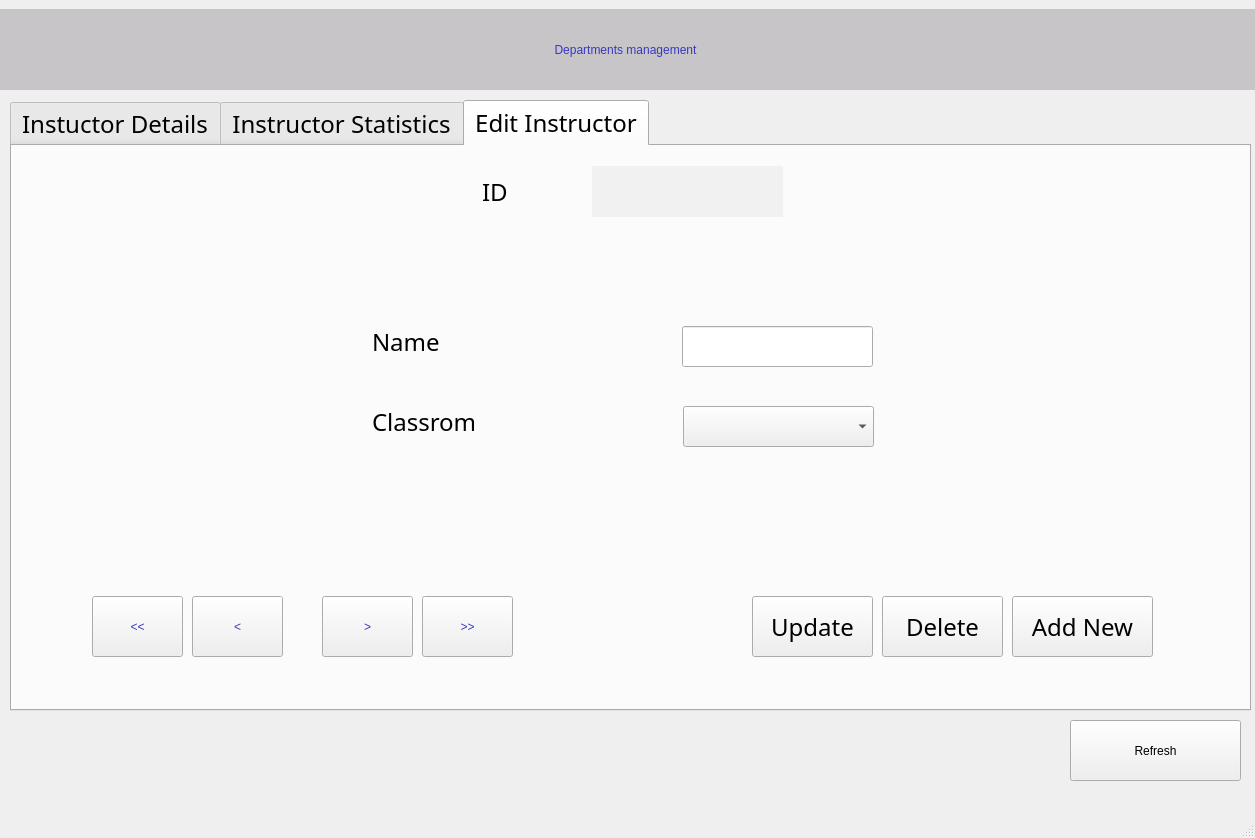
<?xml version="1.0" encoding="UTF-8"?>
<ui version="4.0">
 <class>MainWindow</class>
 <widget class="QMainWindow" name="MainWindow">
  <property name="geometry">
   <rect>
    <x>0</x>
    <y>0</y>
    <width>1255</width>
    <height>838</height>
   </rect>
  </property>
  <property name="windowTitle">
   <string>Parts Inventory App</string>
  </property>
  <property name="styleSheet">
   <string notr="true"/>
  </property>
  <widget class="QWidget" name="centralwidget">
   <widget class="QTabWidget" name="tabWidget">
    <property name="geometry">
     <rect>
      <x>10</x>
      <y>100</y>
      <width>1241</width>
      <height>611</height>
     </rect>
    </property>
    <property name="font">
     <font>
      <family>Century Gothic</family>
      <pointsize>18</pointsize>
     </font>
    </property>
    <property name="tabPosition">
     <enum>QTabWidget::North</enum>
    </property>
    <property name="tabShape">
     <enum>QTabWidget::Rounded</enum>
    </property>
    <property name="currentIndex">
     <number>2</number>
    </property>
    <widget class="QWidget" name="tab">
     <attribute name="title">
      <string>Instuctor Details</string>
     </attribute>
     <widget class="QTableWidget" name="table">
      <property name="geometry">
       <rect>
        <x>10</x>
        <y>80</y>
        <width>1211</width>
        <height>461</height>
       </rect>
      </property>
      <property name="maximumSize">
       <size>
        <width>1211</width>
        <height>16777215</height>
       </size>
      </property>
      <property name="autoFillBackground">
       <bool>false</bool>
      </property>
      <property name="frameShape">
       <enum>QFrame::StyledPanel</enum>
      </property>
      <property name="frameShadow">
       <enum>QFrame::Sunken</enum>
      </property>
      <property name="sizeAdjustPolicy">
       <enum>QAbstractScrollArea::AdjustIgnored</enum>
      </property>
      <attribute name="horizontalHeaderShowSortIndicator" stdset="0">
       <bool>false</bool>
      </attribute>
      <attribute name="horizontalHeaderStretchLastSection">
       <bool>false</bool>
      </attribute>
      <attribute name="verticalHeaderStretchLastSection">
       <bool>false</bool>
      </attribute>
      <column>
       <property name="text">
        <string>ID</string>
       </property>
      </column>
      <column>
       <property name="text">
        <string>Name</string>
       </property>
      </column>
      <column>
       <property name="text">
        <string>ClassR</string>
       </property>
      </column>
     </widget>
     <widget class="QLabel" name="label_7">
      <property name="geometry">
       <rect>
        <x>10</x>
        <y>10</y>
        <width>601</width>
        <height>51</height>
       </rect>
      </property>
      <property name="styleSheet">
       <string notr="true">font: 13pt &quot;Century Gothic&quot;;</string>
      </property>
      <property name="text">
       <string>Search for Department that you want</string>
      </property>
     </widget>
     <widget class="QSpinBox" name="count_filter_txt">
      <property name="geometry">
       <rect>
        <x>470</x>
        <y>20</y>
        <width>111</width>
        <height>41</height>
       </rect>
      </property>
      <property name="styleSheet">
       <string notr="true">font: 14pt &quot;Century Gothic&quot;;
color: rgb(173, 66, 164);</string>
      </property>
     </widget>
     <widget class="QPushButton" name="search_btn">
      <property name="geometry">
       <rect>
        <x>610</x>
        <y>20</y>
        <width>171</width>
        <height>41</height>
       </rect>
      </property>
      <property name="styleSheet">
       <string notr="true">font: 14pt &quot;Century Gothic&quot;;</string>
      </property>
      <property name="text">
       <string>Search</string>
      </property>
     </widget>
    </widget>
    <widget class="QWidget" name="tab_2">
     <attribute name="title">
      <string>Instructor Statistics</string>
     </attribute>
     <widget class="QLabel" name="label">
      <property name="geometry">
       <rect>
        <x>200</x>
        <y>210</y>
        <width>301</width>
        <height>51</height>
       </rect>
      </property>
      <property name="styleSheet">
       <string notr="true">font: 16pt &quot;Century Gothic&quot;;</string>
      </property>
      <property name="text">
       <string>Number of Departments</string>
      </property>
     </widget>
     <widget class="QLabel" name="label_2">
      <property name="geometry">
       <rect>
        <x>200</x>
        <y>310</y>
        <width>301</width>
        <height>51</height>
       </rect>
      </property>
      <property name="styleSheet">
       <string notr="true">font: 16pt &quot;Century Gothic&quot;;</string>
      </property>
      <property name="text">
       <string>Number of Branches</string>
      </property>
     </widget>
     <widget class="QLabel" name="label_3">
      <property name="geometry">
       <rect>
        <x>650</x>
        <y>210</y>
        <width>301</width>
        <height>51</height>
       </rect>
      </property>
      <property name="styleSheet">
       <string notr="true">font: 16pt &quot;Century Gothic&quot;;</string>
      </property>
      <property name="text">
       <string>Number of Professors</string>
      </property>
     </widget>
     <widget class="QLabel" name="label_4">
      <property name="geometry">
       <rect>
        <x>650</x>
        <y>310</y>
        <width>301</width>
        <height>51</height>
       </rect>
      </property>
      <property name="styleSheet">
       <string notr="true">font: 16pt &quot;Century Gothic&quot;;</string>
      </property>
      <property name="text">
       <string>Number of Classroms</string>
      </property>
     </widget>
     <widget class="QLabel" name="lbl_ref_nbr">
      <property name="geometry">
       <rect>
        <x>510</x>
        <y>210</y>
        <width>91</width>
        <height>51</height>
       </rect>
      </property>
      <property name="styleSheet">
       <string notr="true">font: 30pt &quot;Century Gothic&quot;;
color: rgb(6, 0, 203);</string>
      </property>
      <property name="text">
       <string>0</string>
      </property>
     </widget>
     <widget class="QLabel" name="lbl_parts_nbr">
      <property name="geometry">
       <rect>
        <x>510</x>
        <y>310</y>
        <width>91</width>
        <height>51</height>
       </rect>
      </property>
      <property name="styleSheet">
       <string notr="true">font: 30pt &quot;Century Gothic&quot;;
color: rgb(6, 0, 203);</string>
      </property>
      <property name="text">
       <string>0</string>
      </property>
     </widget>
     <widget class="QLabel" name="lbl_min_hole">
      <property name="geometry">
       <rect>
        <x>960</x>
        <y>210</y>
        <width>91</width>
        <height>51</height>
       </rect>
      </property>
      <property name="styleSheet">
       <string notr="true">font: 30pt &quot;Century Gothic&quot;;
color: rgb(6, 0, 203);</string>
      </property>
      <property name="text">
       <string>0</string>
      </property>
     </widget>
     <widget class="QLabel" name="lbl_max_hole">
      <property name="geometry">
       <rect>
        <x>960</x>
        <y>310</y>
        <width>91</width>
        <height>51</height>
       </rect>
      </property>
      <property name="styleSheet">
       <string notr="true">font: 30pt &quot;Century Gothic&quot;;
color: rgb(6, 0, 203);</string>
      </property>
      <property name="text">
       <string>0</string>
      </property>
     </widget>
    </widget>
    <widget class="QWidget" name="tab_3">
     <attribute name="title">
      <string>Edit Instructor</string>
     </attribute>
     <widget class="QLabel" name="label_14">
      <property name="geometry">
       <rect>
        <x>360</x>
        <y>170</y>
        <width>301</width>
        <height>51</height>
       </rect>
      </property>
      <property name="styleSheet">
       <string notr="true">font: 16pt &quot;Century Gothic&quot;;</string>
      </property>
      <property name="text">
       <string>Name</string>
      </property>
     </widget>
     <widget class="QLineEdit" name="reference">
      <property name="geometry">
       <rect>
        <x>670</x>
        <y>180</y>
        <width>191</width>
        <height>41</height>
       </rect>
      </property>
      <property name="styleSheet">
       <string notr="true">font: 14pt &quot;Century Gothic&quot;;
color: rgb(173, 66, 164);</string>
      </property>
      <property name="text">
       <string/>
      </property>
     </widget>
     <widget class="QLabel" name="label_18">
      <property name="geometry">
       <rect>
        <x>360</x>
        <y>250</y>
        <width>301</width>
        <height>51</height>
       </rect>
      </property>
      <property name="styleSheet">
       <string notr="true">font: 16pt &quot;Century Gothic&quot;;</string>
      </property>
      <property name="text">
       <string>Classrom</string>
      </property>
     </widget>
     <widget class="QPushButton" name="first_btn">
      <property name="geometry">
       <rect>
        <x>80</x>
        <y>450</y>
        <width>91</width>
        <height>61</height>
       </rect>
      </property>
      <property name="styleSheet">
       <string notr="true">font: bold 30pt &quot;Century Gothic&quot;;
color: rgb(56, 56, 191);</string>
      </property>
      <property name="text">
       <string>&lt;&lt;</string>
      </property>
     </widget>
     <widget class="QPushButton" name="previous_btn">
      <property name="geometry">
       <rect>
        <x>180</x>
        <y>450</y>
        <width>91</width>
        <height>61</height>
       </rect>
      </property>
      <property name="styleSheet">
       <string notr="true">font: bold 30pt &quot;Century Gothic&quot;;
color: rgb(56, 56, 191);</string>
      </property>
      <property name="text">
       <string>&lt;</string>
      </property>
     </widget>
     <widget class="QPushButton" name="next_btn">
      <property name="geometry">
       <rect>
        <x>310</x>
        <y>450</y>
        <width>91</width>
        <height>61</height>
       </rect>
      </property>
      <property name="styleSheet">
       <string notr="true">font: bold 30pt &quot;Century Gothic&quot;;
color: rgb(56, 56, 191);</string>
      </property>
      <property name="text">
       <string>&gt;</string>
      </property>
     </widget>
     <widget class="QPushButton" name="last_btn">
      <property name="geometry">
       <rect>
        <x>410</x>
        <y>450</y>
        <width>91</width>
        <height>61</height>
       </rect>
      </property>
      <property name="styleSheet">
       <string notr="true">font: bold 30pt &quot;Century Gothic&quot;;
color: rgb(56, 56, 191);</string>
      </property>
      <property name="text">
       <string>&gt;&gt;</string>
      </property>
     </widget>
     <widget class="QPushButton" name="add_btn">
      <property name="geometry">
       <rect>
        <x>1000</x>
        <y>450</y>
        <width>141</width>
        <height>61</height>
       </rect>
      </property>
      <property name="styleSheet">
       <string notr="true">font: 14pt &quot;Century Gothic&quot;;</string>
      </property>
      <property name="text">
       <string>Add New</string>
      </property>
     </widget>
     <widget class="QPushButton" name="delete_btn">
      <property name="geometry">
       <rect>
        <x>870</x>
        <y>450</y>
        <width>121</width>
        <height>61</height>
       </rect>
      </property>
      <property name="styleSheet">
       <string notr="true">font: 14pt &quot;Century Gothic&quot;;</string>
      </property>
      <property name="text">
       <string>Delete</string>
      </property>
     </widget>
     <widget class="QPushButton" name="update_btn">
      <property name="geometry">
       <rect>
        <x>740</x>
        <y>450</y>
        <width>121</width>
        <height>61</height>
       </rect>
      </property>
      <property name="styleSheet">
       <string notr="true">font: 14pt &quot;Century Gothic&quot;;</string>
      </property>
      <property name="text">
       <string>Update</string>
      </property>
     </widget>
     <widget class="QLabel" name="label_20">
      <property name="geometry">
       <rect>
        <x>470</x>
        <y>20</y>
        <width>41</width>
        <height>51</height>
       </rect>
      </property>
      <property name="styleSheet">
       <string notr="true">font: 16pt &quot;Century Gothic&quot;;</string>
      </property>
      <property name="text">
       <string>ID</string>
      </property>
     </widget>
     <widget class="QLabel" name="id">
      <property name="geometry">
       <rect>
        <x>580</x>
        <y>20</y>
        <width>191</width>
        <height>51</height>
       </rect>
      </property>
      <property name="styleSheet">
       <string notr="true">font: 16pt &quot;Century Gothic&quot;;
color: rgb(173, 66, 164);
background-color: rgb(241, 241, 241);</string>
      </property>
      <property name="text">
       <string/>
      </property>
     </widget>
     <widget class="QComboBox" name="comboBox">
      <property name="geometry">
       <rect>
        <x>671</x>
        <y>260</y>
        <width>191</width>
        <height>41</height>
       </rect>
      </property>
     </widget>
    </widget>
   </widget>
   <widget class="QPushButton" name="refresh_btn">
    <property name="geometry">
     <rect>
      <x>1070</x>
      <y>720</y>
      <width>171</width>
      <height>61</height>
     </rect>
    </property>
    <property name="styleSheet">
     <string notr="true">font: 14pt &quot;Century Gothic&quot;;</string>
    </property>
    <property name="text">
     <string>Refresh</string>
    </property>
   </widget>
   <widget class="QLabel" name="label_6">
    <property name="geometry">
     <rect>
      <x>-10</x>
      <y>9</y>
      <width>1271</width>
      <height>81</height>
     </rect>
    </property>
    <property name="styleSheet">
     <string notr="true">font: 35pt &quot;Century Gothic&quot;;
color: rgb(56, 56, 191);
background-color: rgb(199, 197, 199);</string>
    </property>
    <property name="text">
     <string>Departments management</string>
    </property>
    <property name="alignment">
     <set>Qt::AlignCenter</set>
    </property>
   </widget>
  </widget>
  <widget class="QMenuBar" name="menubar">
   <property name="geometry">
    <rect>
     <x>0</x>
     <y>0</y>
     <width>1255</width>
     <height>25</height>
    </rect>
   </property>
  </widget>
  <widget class="QStatusBar" name="statusbar"/>
 </widget>
 <resources/>
 <connections/>
</ui>
